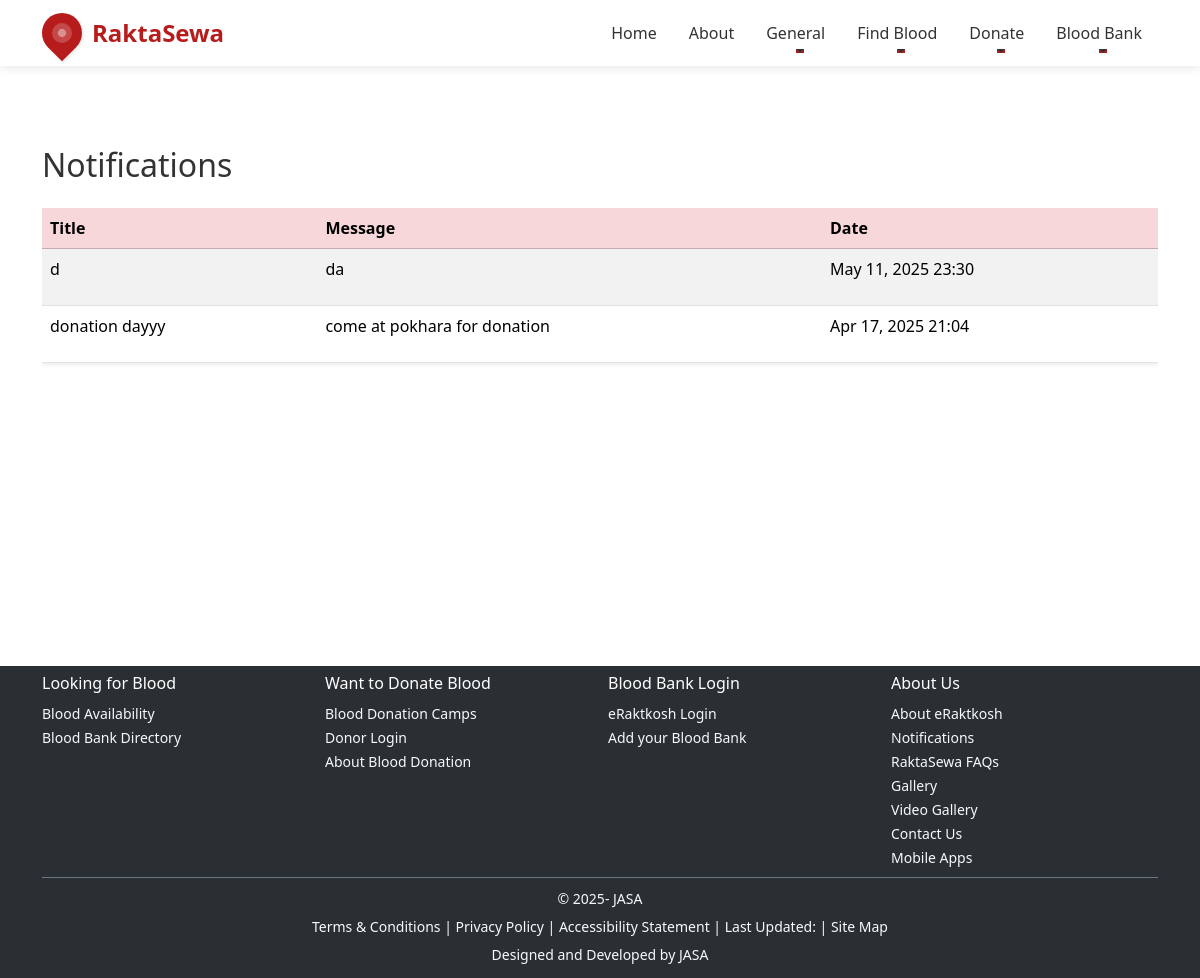
Screenshot of /notification/ with the database file from the repository.
### core/models.py (models this page shows, shortened)
class Notification(models.Model):
    title = models.CharField(max_length=200)
    message = models.TextField()
    created_at = models.DateTimeField(auto_now_add=True)

### core/views.py (the view)
# urls.py: path('notification/', views.notification, name='notification'),
def notification(request):
    notifications = Notification.objects.order_by('-created_at')
    return render(request, 'notification.html', {'notifications': notifications})

### templates/notification.html (shortened to what this page needs)
{% extends 'base.html' %}
{% load static %}
{% block content %}
<div class="container my-5">
  <h2 class="mb-4">Notifications</h2>
  <div class="table-responsive">
    <table class="table table-striped table-hover shadow-sm">
      <thead class="table-danger">
        <tr>
          <th>Title</th>
          <th>Message</th>
          <th>Date</th>
        </tr>
      </thead>
      <tbody>
        {% for notification in notifications %}
        <tr>
          <td>{{ notification.title }}</td>
          <td>{{ notification.message|linebreaks }}</td>
          <td>{{ notification.created_at|date:"M d, Y H:i" }}</td>
        </tr>
        {% empty %}
        <tr><td colspan="3" class="text-center">No notifications available.</td></tr>
        {% endfor %}
      </tbody>
    </table>
  </div>
</div>
{% endblock %}

### templates/base.html (style rules this page uses)
:root { --primary-color: #b71c1c; --secondary-color: #880808; --accent-color: #ff5252; --text-color: #333; --light-bg: #f8f9fa; }
body { font-family: 'Segoe UI', Tahoma, Geneva, Verdana, sans-serif; color: var(--text-color); }

### rows the page displays
Notification: title "d", message "da", created_at "May 11, 2025 23:30"
Notification: title "donation dayyy", message "come at pokhara for donation", created_at "Apr 17, 2025 21:04"
